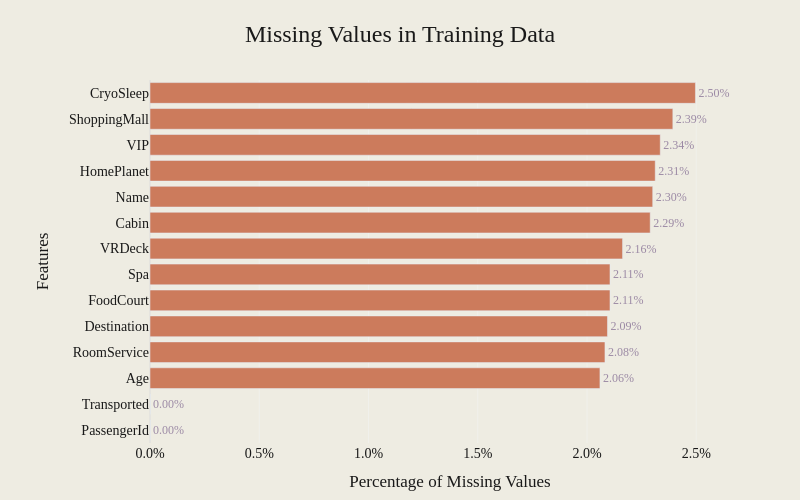

Write notebook code for a chart like this one.
### Code cell
plot_missing_values(train_data, "Missing Values in Training Data", save_path="../images/missing_values.png", top_n=15)

### Figure 1 — Plotly figure (JSON) as saved in the notebook; plotly's stock layout.template omitted (floating-point values rounded to 4 significant figures)
{"data": [{"marker": {"color": "#CC7B5C"}, "orientation": "h", "text": ["0.00%", "0.00%", "2.06%", "2.08%", "2.09%", "2.11%", "2.11%", "2.16%", "2.29%", "2.30%", "2.31%", "2.34%", "2.39%", "2.50%"], "textfont": {"color": "#9C8AA5", "family": "Styrene A", "size": 12}, "textposition": "outside", "type": "bar", "x": [0, 0, 2.059, 2.082, 2.094, 2.105, 2.105, 2.163, 2.289, 2.301, 2.312, 2.335, 2.393, 2.496], "y": ["PassengerId", "Transported", "Age", "RoomService", "Destination", "FoodCourt", "Spa", "VRDeck", "Cabin", "Name", "HomePlanet", "VIP", "ShoppingMall", "CryoSleep"]}], "layout": {"font": {"color": "#191919", "family": "Styrene A", "size": 14}, "height": 500, "margin": {"b": 50, "l": 150, "r": 50, "t": 80}, "paper_bgcolor": "#EEECE2", "plot_bgcolor": "#EEECE2", "title": {"font": {"color": "#191919", "family": "Styrene B", "size": 24}, "text": "Missing Values in Training Data", "x": 0.5, "xanchor": "center", "y": 0.95, "yanchor": "top"}, "width": 800, "xaxis": {"gridcolor": "#F0F0EB", "range": [0, 2.746], "showgrid": true, "tickformat": ".1f", "ticksuffix": "%", "title": {"text": "Percentage of Missing Values"}, "zeroline": true, "zerolinecolor": "#E5E4DF"}, "yaxis": {"showgrid": false, "title": {"text": "Features"}, "zeroline": false}}}
